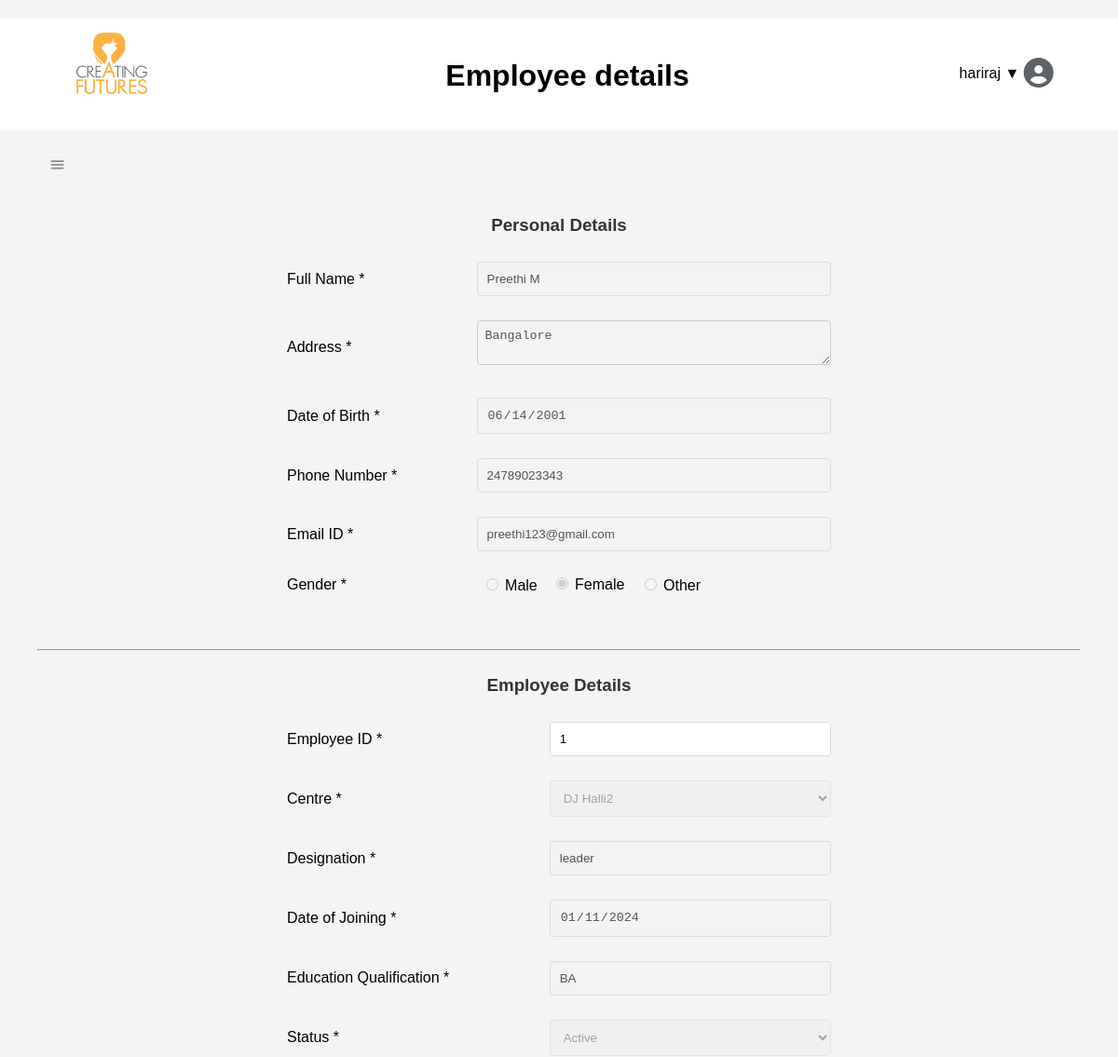
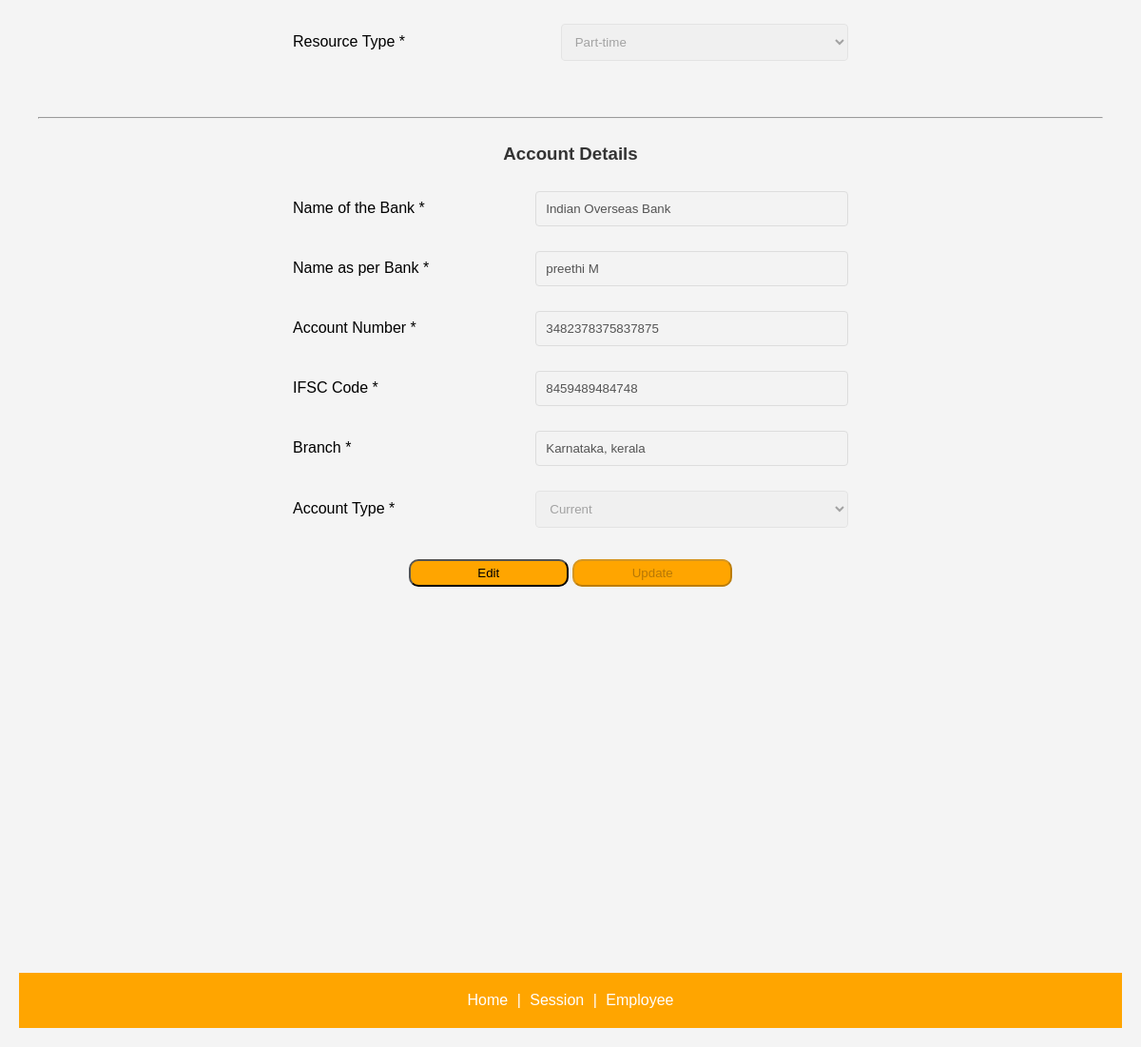
/employee/1/ (signed in), run on an earlier commit of the app's database (2 pictures, top to bottom).
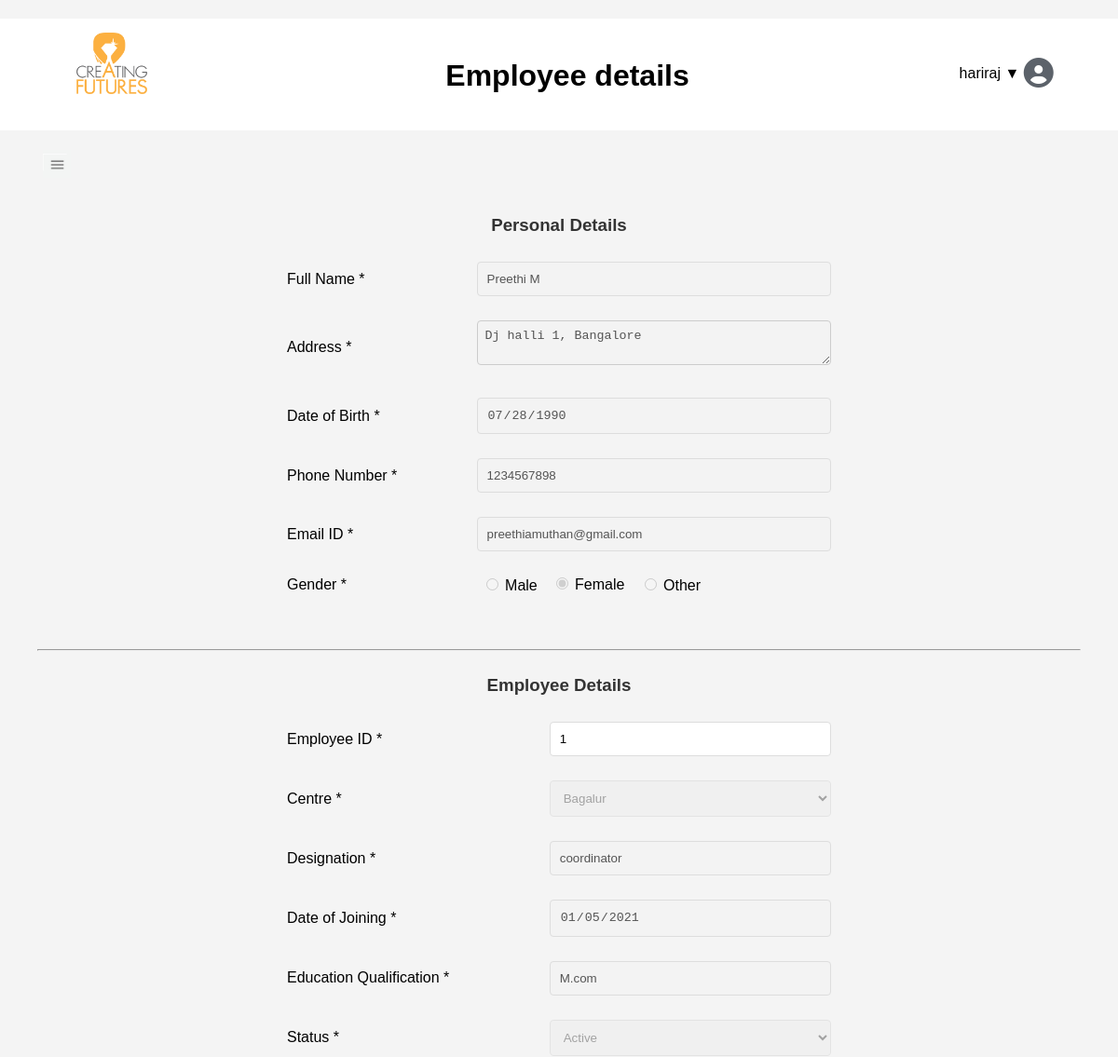
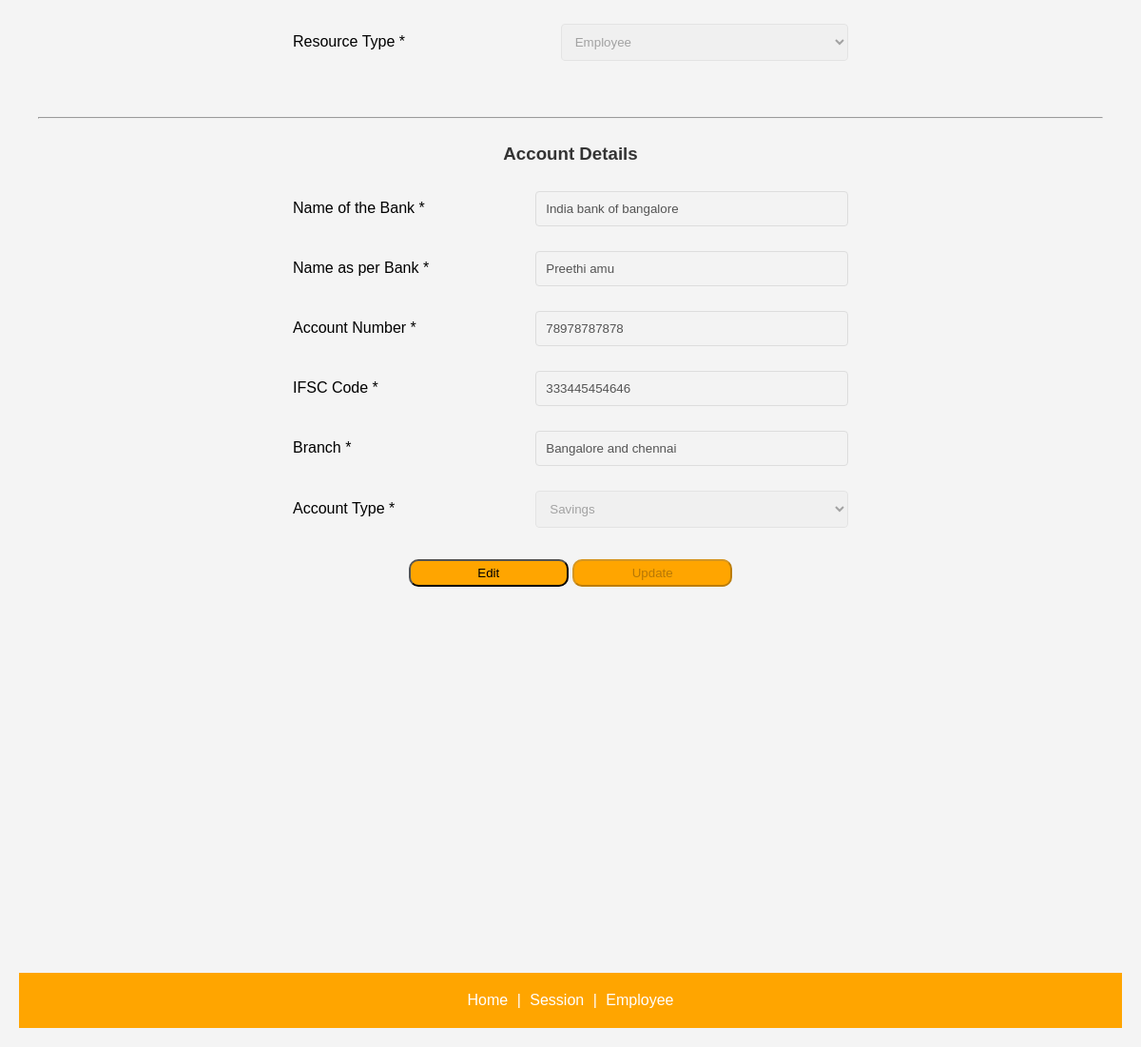
And on a later commit of the database (2 pictures, top to bottom).
### Emp_app/models.py (models this page shows)
class AuthUser(models.Model):
    password = models.CharField(max_length=128)
    last_login = models.DateTimeField(blank=True, null=True)
    is_superuser = models.BooleanField()
    username = models.CharField(unique=True, max_length=150)
    last_name = models.CharField(max_length=150)
    email = models.CharField(max_length=254)
    is_staff = models.BooleanField()
    is_active = models.BooleanField()
    date_joined = models.DateTimeField()
    first_name = models.CharField(max_length=150)
    class Meta:
        managed = False
        db_table = 'auth_user'

class EmpDetails(models.Model):
    emp_id = models.AutoField(db_column='EMP_ID', primary_key=True, blank=True)  # Field name made lowercase.
    username = models.ForeignKey('AuthUser', models.DO_NOTHING, db_column='username', to_field='username', blank=True, null=True)
    fullname = models.CharField(max_length=255,blank=True, null=True)
    address = models.CharField(blank=True, null=True,max_length=255)
    dob = models.CharField(max_length=255,db_column='Dob', blank=True, null=True)  # Field name made lowercase.
    phone_number = models.IntegerField(db_column='Phone_Number', blank=True, null=True)  # Field name made lowercase.
    email_id = models.CharField(max_length=255,db_column='Email_Id', blank=True, null=True)  # Field name made lowercase.
    gender = models.CharField(max_length=255,db_column='Gender', blank=True, null=True)  # Field name made lowercase.
    center = models.CharField(max_length=100,db_column='Center', blank=True, null=True)  # Field name made lowercase.
    designation = models.CharField(max_length=255,db_column='Designation', blank=True, null=True)  # Field name made lowercase.
    date_of_joining = models.CharField(max_length=255,db_column='Date_of_Joining', blank=True, null=True)  # Field name made lowercase.
    education_qualification = models.CharField(max_length=255,db_column='Education_Qualification', blank=True, null=True)  # Field name made lowercase.
    status = models.IntegerField(db_column='Status', blank=True, null=True)  # Field name made lowercase.
    resource_type = models.IntegerField(db_column='Resource_Type', blank=True, null=True)  # Field name made lowercase.
    date_of_resigning = models.CharField(max_length=255,db_column='Date_of_resigning', blank=True, null=True)  # Field name made lowercase.
    bank_name = models.CharField(max_length=255,db_column='Bank_Name', blank=True, null=True)  # Field name made lowercase.
    name_as_per_bank = models.CharField(max_length=255,db_column='Name_As_per_Bank', blank=True, null=True)  # Field name made lowercase.
    account_number = models.CharField(db_column='Account_Number', blank=True, null=True, max_length=255)  # Field name made lowercase.
    ifsc = models.CharField(max_length=255,db_column='IFSC', blank=True, null=True)  # Field name made lowercase.
    branch = models.CharField(max_length=255,db_column='Branch', blank=True, null=True)  # Field name made lowercase.
    account_type = models.IntegerField(db_column='Account_Type', blank=True, null=True)  # Field name made lowercase.
    class Meta:
        managed = False
        db_table = 'Emp_details'

### Emp_app/views.py (the view)
# urls.py: path('employee/', views.employee, name='employee'),
@login_required
def employee(request, emp_id=None):
    if request.user.is_staff:
        if not emp_id:
            return redirect('employee')
        emp_details = get_object_or_404(EmpDetails, emp_id__iexact=emp_id)
    else:
        emp_details = get_object_or_404(EmpDetails, username=request.user.username)
    return render(request, 'Emp_app/employee.html', {'employee': emp_details})

### Emp_app/templates/Emp_app/employee.html (shortened to what this page needs)
{% extends "Emp_app/base.html" %}
{% block header %}
<div class="fixed-header">
    <h1 style=" margin-top: -25px; ">Employee details</h1>
</div>
{% endblock %}
{% block content %}
<center>
    <form method="POST" action="{% url 'saveemployee' %}" name="employeeForm">
        <br /><br />
        <h3>Personal Details</h3>
        <table name="tblPersonalDetails">
            <tr>
                <td><label for="fullname">Full Name *</label></td>
                <td><input type="text" name="fullname" id="fullname" data-dbname="fullname" required disabled value="{{employee.fullname}}"></td>
            </tr>
            <tr>
                <td><label for="address">Address *</label></td>
                <td><textarea id="address" name="address" data-dbname="address" required disabled value="{{employee.address}}"></textarea></td>
            </tr>
            <tr>
                <td><label for="dateOfBirth">Date of Birth *</label></td>
                <td><input type="date" name="dob" id="dateOfBirth" data-dbname="dob" required disabled value="{{employee.dob}}"></td>
            </tr>
            <tr>
                <td><label for="phoneNumber">Phone Number *</label></td>
                <td><input type="number" name="phonenumber" id="phoneNumber" data-dbname="phone_number" required disabled value="{{employee.phone_number}}"></td>
            </tr>
            <tr>
                <td><label for="emailId">Email ID *</label></td>
                <td><input type="email" name="emailId" id="emailId" data-dbname="email_id" required disabled value="{{employee.email_id}}"></td>
            </tr>
            <tr>
                <td>Gender *</td>
                <td>
                    <div class="male">
                        <input type="radio" id="male" name="gender" value="male" data-dbname="gender" required disabled >
                        <label for="male">Male</label>
                    </div>
                    <div class="female">
                        <input type="radio" id="female" name="gender" value="female" data-dbname="gender" required disabled>
                        <label for="female">Female</label>
                    </div>
                    <div class="other">
                        <input type="radio" id="other" name="gender" value="other" data-dbname="gender" required disabled >
                        <label for="other">Other</label>
                    </div>
                </td>
            </tr>
        </table>
        <br><hr><br>
        <h3>Employee Details</h3>
        <table>
            <tr>
                <td><label for="employeeId">Employee ID *</label></td>
                <td><input type="text" id="employeeId" name="employeeId" data-dbname="emp_id" required readonly value="{{employee.emp_id}}"></td>
            </tr>
            <tr>
                <td><label for="centre">Centre *</label></td>
                <td>
                    <select id="centre" name="center" data-dbname="center" required disabled value="{{employee.center}}">
                        <option value="2">DJ Halli2</option>
                        <option value="3">Bagalur</option>
                    </select>
                </td>
            </tr>
            <tr>
                <td><label for="designation">Designation *</label></td>
                <td><input type="text" name="designation" id="designation" data-dbname="designation" required disabled value="{{employee.designation}}"></td>
            </tr>
            <tr>
                <td><label for="dateofJoining">Date of Joining *</label></td>
                <td><input type="date" name="dateofJoining" id="dateofJoining" data-dbname="date_of_joining" placeholder="dd-mm-YYYY" required disabled value="{{employee.date_of_joining}}"></td>
            </tr>
            <tr>
                <td><label for="educationQualification">Education Qualification  *</label></td>
                <td><input type="text" name="educationQualification" id="educationQualification" data-dbname="education_qualification" required disabled value="{{employee.education_qualification}}"></td>
            </tr>
            <tr>
                <td><label for="status">Status *</label></td>
                <td>
                    <select id="status" name="status" data-dbname="status" required disabled onchange="handleStatusChange()" value="{{employee.status}}">
                        <option value="1">Active</option>
                    </select>
                </td>
            </tr>
            <tr>
                <td><label for="resourceType">Resource Type *</label></td>
                <td>
                    <select id="resourceType" name="resourceType" data-dbname="resource_type" required disabled value="{{employee.status}}">
                        <option value="1">Employee</option>
                        <option value="2">Part-time</option>
                    </select>
                </td>
            </tr>
        </table>
        <br><hr><br>
        <h3>Account Details</h3>
        <table>
            <tr>
                <td><label for="bankName">Name of the Bank *</label></td>
                <td><input type="text" name="bankName" id="bankName" data-dbname="bank_name" required disabled value="{{employee.bank_name}}"></td>
            </tr>
            <tr>
                <td><label for="nameAsPerBank">Name as per Bank *</label></td>
                <td><input type="text" name="nameAsPerBank" id="nameAsPerBank" data-dbname="name_as_per_bank" required disabled value="{{employee.name_as_per_bank}}"></td>
            </tr>
            <tr>
                <td><label for="accountNumber">Account Number *</label></td>
                <td><input type="text" name="accountNumber" id="accountNumber" data-dbname="account_number" required disabled value="{{employee.account_number}}"></td>
            </tr>
            <tr>
                <td><label for="ifscCode">IFSC Code *</label></td>
                <td><input type="text" name="ifscCode" id="ifscCode" data-dbname="ifsc" required disabled value="{{employee.ifsc}}"></td>
            </tr>
            <tr>
                <td><label for="branchName">Branch *</label></td>
                <td><input type="text" name="branchName" id="branchName" data-dbname="branch" required disabled value="{{employee.branch}}"></td>
            </tr>
            <tr>
                <td><label for="accountType">Account Type *</label></td>
                <td>
                    <select id="accountType" name="accountType" data-dbname="account_type" required disabled value="{{employee.account_type}}">
                        <option value="1">Savings</option>
                        <option value="2">Current</option>
                    </select>
                </td>
            </tr>
        </table>
        <div class="button-container">
            <button id="editButton" type="button" onclick="toggleEdit()">Edit</button>
            <button id="updateButton" type="submit" disabled>Update</button>
        </div>
    </form><br><br>
</center>
{% endblock %}

### Emp_app/templates/Emp_app/base.html (shortened to what this page needs)
<!DOCTYPE html>
<html lang="en" xmlns="http://www.w3.org/1999/xhtml">
<head>
</head>
<body>
    <header class="header">
        <img src="/static/cf_logo.png" alt="CF Logo" class="logo">
        <div class="dropdow">
            <span id="Role" class="id-symbol" onclick="toggleDropdown()">
                {{ user.get_username }} {% if user.is_staff %} {% endif %}&#9660;
                <i class="fa-solid fa-circle-user fa-2xl" style="color: #5c626a;"></i>
            </span>
        </div>
        {% block header %}
        {% endblock %}
    </header>
    <div class="containers">
        <main class="main-content">
            <button class="sidebar-toggle-btn" onclick="toggleSidebar()">
                <img src="../../static/menuicon.jpg" alt="">
            </button>
            {% block content %}
            {% endblock %}
        </main>
    </div><br />
    <footer class="footer">
        <a href="{% url 'home' %}">Home</a> |
        <a href="{% url 'Session_main' %}">Session</a> |
        <a href="{% url 'employee' %}">Employee</a>
    </footer>
</body>
</html>

### Emp_app/templates/Emp_app/base.html (style rules this page uses)
body, h1, h2, h3 { margin: 0; padding: 0; }
body { margin: 0; padding: 0; background-color: #F5F0EC; font-family: Helvetica; }
html, body { max-width: 100%; overflow-x: hidden; }
.header { background-color: rgb(255, 255, 255); padding: 40px; text-align: center; margin-left: -40px; margin-right: -5%; }
.logo { width: 185px; height: auto; margin-top: -50px; position: absolute; left: 10%; transform: translateX(-50%); }
.dropdow { margin-right: -80%; position: relative; display: inline-block; margin-top: 10px; }
.id-symbol { padding: 10px; cursor: pointer; }
.containers { display: flex; }
.sidebar-toggle-btn { background: none; border: none; cursor: pointer; }
.sidebar-toggle-btn img { width: 30px; height: auto; }
.main-content { flex: 1; padding: 20px; }
.footer { background-color: orange; padding: 20px; text-align: center; color: white; }
.footer a { color: white; text-decoration: none; margin: 0 5px; }

### Emp_app/templates/Emp_app/employee.html (style rules this page uses)
body { font-family: helvetica; padding: 20px; background-color: #f4f4f4; }
h3 { color: #333; margin-bottom: 15px; }
table { width: 100%; max-width: 600px; margin-bottom: 20px; border-collapse: collapse; }
td { padding: 8px; }
input[type="text"], input[type="date"], input[type="number"], input[type="email"], textarea, select { width: 100%; padding: 10px; margin: 5px 0; border: 1px solid #ddd; border-radius: 4px; box-sizing: border-box; }
Textarea { resize: vertical; width: 100%; padding: 8px; border: 1px solid #ccc; border-radius: 4px; margin-bottom: 10px; }
#editButton { width: 15%; border-radius: 10px; background-color: orange; cursor: pointer; padding: 5px; }
#updateButton { width: 15%; border-radius: 10px; background-color: orange; cursor: pointer; padding: 5px; }
.male { padding: 5px; }
.female { padding: 5px; margin-top: -31px; margin-left: 75px }
.other { padding: 5px; margin-top: -29px; margin-left: 170px; }
.button-container { text-align: center; }

What changed in the data, as far as the page shows it:
changed EmpDetails "Preethi M": address "Bangalore" → "Dj halli 1, Bangalore"; dob "06/14/2001" → "07/28/1990"; phonenumber "24789023343" → "1234567898"; emailId "preethi123@gmail.com" → "preethiamuthan@gmail.com"; center "DJ Halli2" → "Bagalur"; designation "leader" → "coordinator"; dateofJoining "01/11/2024" → "01/05/2021"; educationQualification "BA" → "M.com"; resourceType "Part-time" → "Employee"; bankName "Indian Overseas Bank" → "India bank of bangalore"; nameAsPerBank "preethi M" → "Preethi amu"; accountNumber "3482378375837875" → "78978787878"; ifscCode "8459489484748" → "333445454646"; branchName "Karnataka, kerala" → "Bangalore and chennai"; accountType "Current" → "Savings"
